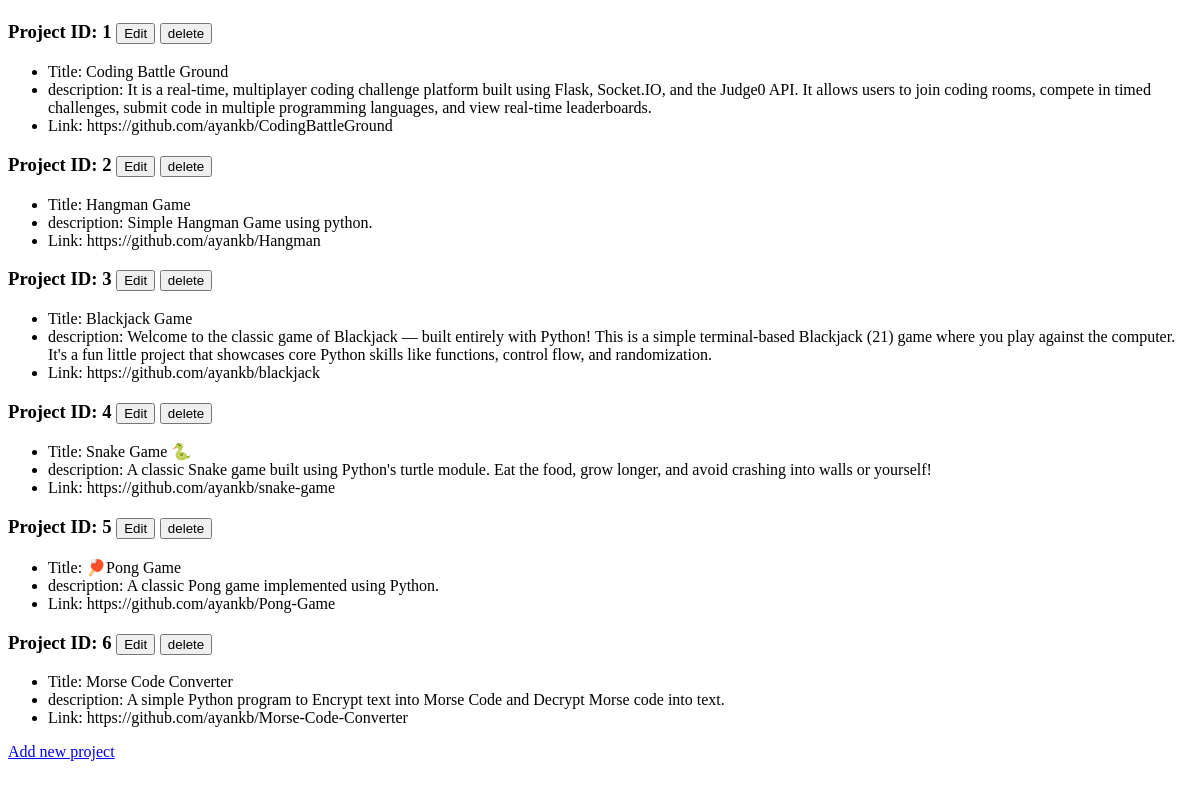
/admin, run on an earlier commit of the app's database.
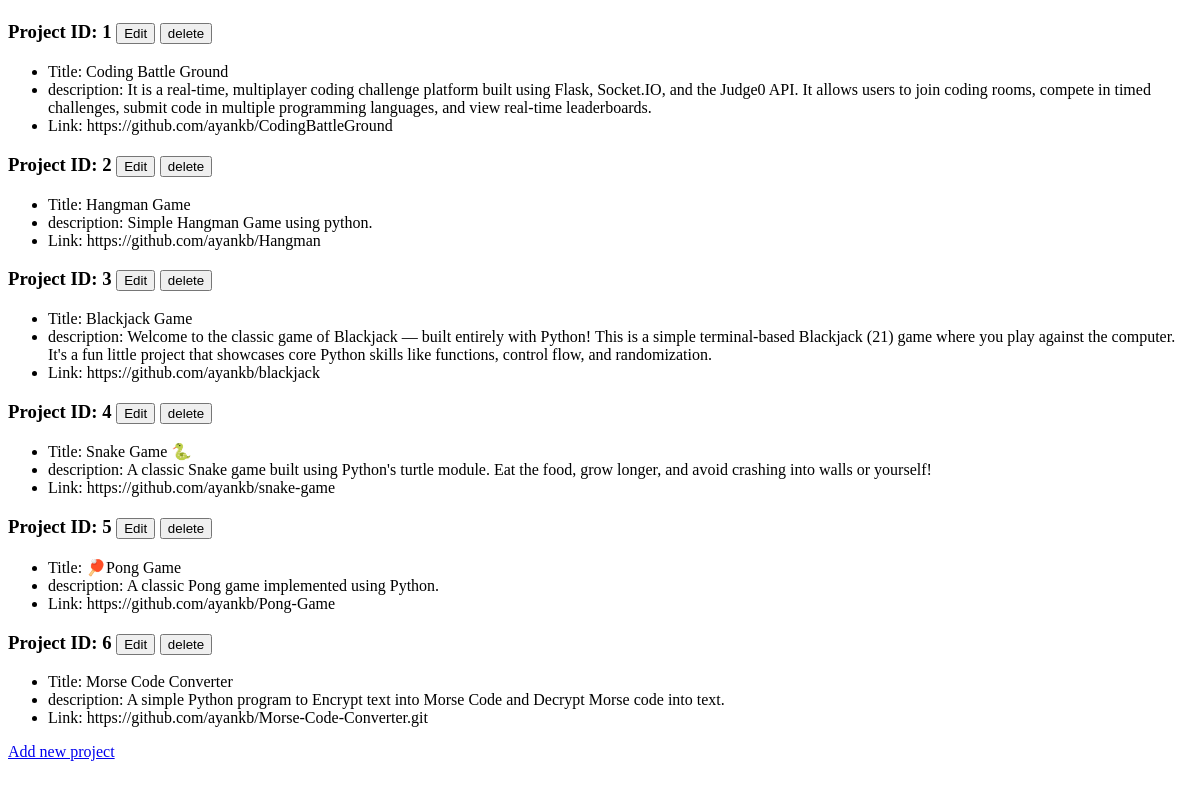
And on a later commit of the database.
### app.py (models this page shows)
class Project(db.Model):
    id: Mapped[int] = mapped_column(primary_key=True)
    title: Mapped[str] = mapped_column(unique=True, nullable=False)
    description: Mapped[str] = mapped_column(nullable=False)
    link: Mapped[str] = mapped_column(unique=True, nullable=False)
    image: Mapped[str] = mapped_column(nullable=False)

### app.py (the view)
@app.route('/admin')
def admin():
    result = db.session.execute(db.select(Project))
    projects = result.scalars()
    return render_template('admin.html', projects=projects)

### templates/admin.html (shortened to what this page needs)
<!DOCTYPE html>
<html lang="en">
<head>
</head>
<body>
    <h1>
        {% for project in projects%}
            <h3>Project ID: {{project.id}} <a href="{{url_for('edit', id=project.id)}}"><button>Edit</button></a>
                                            <a href="{{url_for('delete', id=project.id)}}"><button>delete</button></a></h3>
            <ul>
                <li>Title: {{project.title}}</li>
                <li>description: {{project.description}}</li>
                <li>Link: {{project.link}}</li>
            </ul>
        {% endfor %}
    </h1>
    <div id="add-project">
        <a href="{{url_for('add_project')}}" >Add new project</a>
    </div>
</body>
</body>
</html>

What changed in the data, as far as the page shows it:
changed Project "Morse Code Converter": link "https://github.com/ayankb/Morse-Code-Converter" → "https://github.com/ayankb/Morse-Code-Converter.git"
